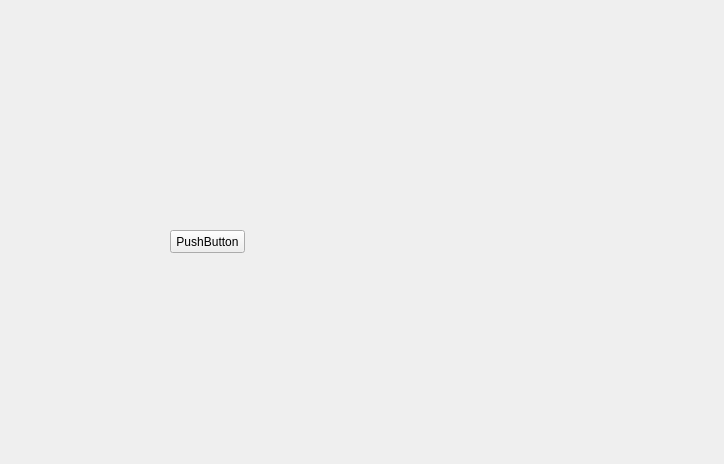
<?xml version="1.0" encoding="UTF-8"?>
<ui version="4.0">
 <class>Serial_assist_widget</class>
 <widget class="QWidget" name="Serial_assist_widget">
  <property name="geometry">
   <rect>
    <x>0</x>
    <y>0</y>
    <width>724</width>
    <height>464</height>
   </rect>
  </property>
  <property name="windowTitle">
   <string>Form</string>
  </property>
  <widget class="QPushButton" name="pushButton">
   <property name="geometry">
    <rect>
     <x>170</x>
     <y>230</y>
     <width>75</width>
     <height>23</height>
    </rect>
   </property>
   <property name="text">
    <string>PushButton</string>
   </property>
  </widget>
 </widget>
 <resources/>
 <connections/>
</ui>
